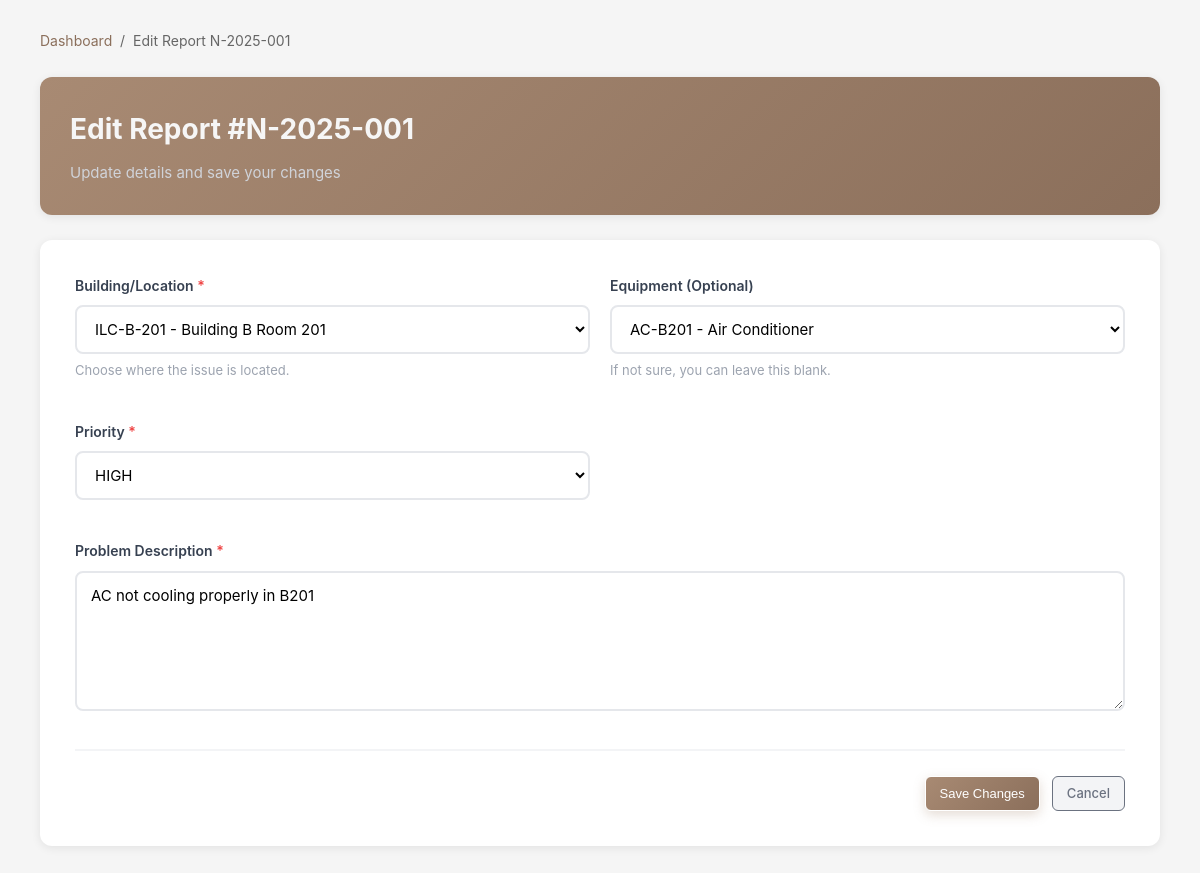
/edit_report.php?id=1 (signed in), run on the app's committed database.
### tables this page shows
CREATE TABLE `notification` (
  `notification_id` int(11) NOT NULL AUTO_INCREMENT,
  `notif_no` varchar(50) NOT NULL,
  `reported_at` datetime NOT NULL DEFAULT current_timestamp(),
  `status` enum('NEW','SCREENED','APPROVED','REJECTED','CLOSED') NOT NULL DEFAULT 'NEW',
  `priority` enum('LOW','MEDIUM','HIGH','URGENT') NOT NULL DEFAULT 'MEDIUM',
  `description` varchar(500) DEFAULT NULL,
  `reporter_name` varchar(120) DEFAULT NULL,
  `reporter_email` varchar(150) DEFAULT NULL,
  `equipment_id` int(11) DEFAULT NULL,
  `floc_id` int(11) DEFAULT NULL,
  `created_by_user_id` int(11) DEFAULT NULL,
  PRIMARY KEY (`notification_id`),
  UNIQUE KEY `uq_notif_no` (`notif_no`),
  KEY `fk_notif_equipment` (`equipment_id`),
  KEY `fk_notif_floc` (`floc_id`),
  KEY `fk_notif_creator_user` (`created_by_user_id`),
  KEY `idx_notification_status` (`status`),
  KEY `idx_notification_priority` (`priority`),
  CONSTRAINT `fk_notif_creator_user` FOREIGN KEY (`created_by_user_id`) REFERENCES `users` (`user_id`) ON DELETE SET NULL ON UPDATE CASCADE,
  CONSTRAINT `fk_notif_equipment` FOREIGN KEY (`equipment_id`) REFERENCES `equipment` (`equipment_id`) ON DELETE SET NULL ON UPDATE CASCADE,
  CONSTRAINT `fk_notif_floc` FOREIGN KEY (`floc_id`) REFERENCES `functional_location` (`floc_id`) ON DELETE SET NULL ON UPDATE CASCADE
);

CREATE TABLE `functional_location` (
  `floc_id` int(11) NOT NULL AUTO_INCREMENT,
  `floc_code` varchar(50) NOT NULL,
  `floc_name` varchar(100) NOT NULL,
  `parent_floc_id` int(11) DEFAULT NULL,
  `description` varchar(255) DEFAULT NULL,
  `is_active` tinyint(1) NOT NULL DEFAULT 1,
  `created_at` datetime NOT NULL DEFAULT current_timestamp(),
  `updated_at` datetime NOT NULL DEFAULT current_timestamp() ON UPDATE current_timestamp(),
  PRIMARY KEY (`floc_id`),
  UNIQUE KEY `uq_floc_code` (`floc_code`),
  KEY `fk_floc_parent` (`parent_floc_id`),
  CONSTRAINT `fk_floc_parent` FOREIGN KEY (`parent_floc_id`) REFERENCES `functional_location` (`floc_id`) ON DELETE SET NULL ON UPDATE CASCADE
);

CREATE TABLE `equipment` (
  `equipment_id` int(11) NOT NULL AUTO_INCREMENT,
  `equipment_code` varchar(50) NOT NULL,
  `equipment_name` varchar(150) NOT NULL,
  `floc_id` int(11) DEFAULT NULL,
  `work_center_id` int(11) DEFAULT NULL,
  `vendor_id` int(11) DEFAULT NULL,
  `serial_no` varchar(100) DEFAULT NULL,
  `model_no` varchar(100) DEFAULT NULL,
  `install_date` date DEFAULT NULL,
  `criticality` enum('LOW','MEDIUM','HIGH') NOT NULL DEFAULT 'LOW',
  `status` enum('ACTIVE','INACTIVE','RETIRED') NOT NULL DEFAULT 'ACTIVE',
  PRIMARY KEY (`equipment_id`),
  UNIQUE KEY `uq_equipment_code` (`equipment_code`),
  KEY `fk_equipment_floc` (`floc_id`),
  KEY `fk_equipment_wc` (`work_center_id`),
  KEY `fk_equipment_vendor` (`vendor_id`),
  CONSTRAINT `fk_equipment_floc` FOREIGN KEY (`floc_id`) REFERENCES `functional_location` (`floc_id`) ON DELETE SET NULL ON UPDATE CASCADE,
  CONSTRAINT `fk_equipment_vendor` FOREIGN KEY (`vendor_id`) REFERENCES `vendor` (`vendor_id`) ON DELETE SET NULL ON UPDATE CASCADE,
  CONSTRAINT `fk_equipment_wc` FOREIGN KEY (`work_center_id`) REFERENCES `work_center` (`work_center_id`) ON DELETE SET NULL ON UPDATE CASCADE
);

### edit_report.php (the view, shortened to what this page needs)
<?php
$host='localhost'; $dbname='cmms'; $username='root'; $password='';
$id = (int)($_GET['id'] ?? 0);
$no = trim((string)($_GET['no'] ?? ''));
try {
  $pdo = new PDO(
    "mysql:host=$host;dbname=$dbname;charset=utf8mb4",
    $username,$password,[PDO::ATTR_ERRMODE=>PDO::ERRMODE_EXCEPTION, PDO::ATTR_DEFAULT_FETCH_MODE=>PDO::FETCH_ASSOC]
  );
  $where = ''; $params = [];
  if ($id > 0) {
    $where = "n.notification_id = ? AND n.created_by_user_id = ?";
    $params = [$id, $_SESSION['user_id']];
  } elseif ($no !== '') {
    $where = "n.notif_no = ? AND n.created_by_user_id = ?";
    $params = [$no, $_SESSION['user_id']];
  } else {
    header('Location: user_dashboard.php?err=Missing%20report%20identifier');
    exit();
  }
  $q = $pdo->prepare("
    SELECT
      n.notification_id, n.notif_no, n.priority, n.description,
      n.floc_id, n.equipment_id
    FROM notification n
    WHERE $where
    LIMIT 1
  ");
  $q->execute($params);
  $n = $q->fetch();
  $locs = $pdo->query("
    SELECT floc_id, floc_code, floc_name
    FROM functional_location
    WHERE is_active = 1
    ORDER BY floc_name
  ")->fetchAll();
  $equip = [];
  if (!empty($n['floc_id'])) {
    $eq = $pdo->prepare("
      SELECT equipment_id, equipment_code, equipment_name
      FROM equipment
      WHERE floc_id = ? AND status = 'ACTIVE'
      ORDER BY equipment_name
    ");
    $eq->execute([$n['floc_id']]);
    $equip = $eq->fetchAll();
  }
} catch (PDOException $e) {
  die('DB error: '.$e->getMessage());
}
function e($v){ return htmlspecialchars((string)$v, ENT_QUOTES, 'UTF-8'); }
?>
<!doctype html>
<html lang="en">
<head>
  <link rel="stylesheet" href="style.css">
</head>
<body>
  <div class="container">
    <div class="breadcrumb">
      <a href="user_dashboard.php">Dashboard</a> &nbsp;/&nbsp;
      <span>Edit Report <?= e($n['notif_no']) ?></span>
    </div>
    <div class="page-header">
      <h1>Edit Report #<?= e($n['notif_no']) ?></h1>
      <p class="date-time">Update details and save your changes</p>
    </div>
    <div class="form-card">
      <form method="POST" action="">
        <div class="form-row">
          <div class="form-group">
            <label for="floc_id">Building/Location <span class="required">*</span></label>
            <select id="floc_id" name="floc_id" required onchange="loadEquipment(this.value)">
              <?php foreach ($locs as $loc): ?>
                <option value="<?= (int)$loc['floc_id'] ?>" <?= ((int)$n['floc_id'] === (int)$loc['floc_id']) ? 'selected' : '' ?>>
                  <?= e($loc['floc_code'].' - '.$loc['floc_name']) ?>
                </option>
              <?php endforeach; ?>
            </select>
            <span class="help-text">Choose where the issue is located.</span>
          </div>
          <div class="form-group">
            <label for="equipment_id">Equipment (Optional)</label>
            <select id="equipment_id" name="equipment_id">
              <?php foreach ($equip as $eq): ?>
                <option value="<?= (int)$eq['equipment_id'] ?>" <?= ((int)$n['equipment_id'] === (int)$eq['equipment_id']) ? 'selected' : '' ?>>
                  <?= e(($eq['equipment_code'] ? $eq['equipment_code'].' - ' : '').$eq['equipment_name']) ?>
                </option>
              <?php endforeach; ?>
            </select>
            <span class="help-text">If not sure, you can leave this blank.</span>
          </div>
        </div>
        <div class="form-row">
          <div class="form-group">
            <label for="priority">Priority <span class="required">*</span></label>
            <select id="priority" name="priority" required>
              <?php foreach (['LOW','MEDIUM','HIGH','URGENT'] as $p): ?>
                <option value="<?= $p ?>" <?= (strtoupper((string)$n['priority']) === $p ? 'selected' : '') ?>><?= $p ?></option>
              <?php endforeach; ?>
            </select>
          </div>
          <div class="form-group"></div>
        </div>
        <div class="form-group full-width">
          <label for="description">Problem Description <span class="required">*</span></label>
          <textarea id="description" name="description" rows="5" required><?= e($n['description']) ?></textarea>
        </div>
        <div class="form-actions">
          <button class="btn btn-primary" type="submit">Save Changes</button>
          <a class="btn btn-secondary" href="user_dashboard.php">Cancel</a>
        </div>
      </form>
    </div>
  </div>
</body>
</html>

### style.css (style rules this page uses)
* { margin: 0; padding: 0; box-sizing: border-box; }
body { font-family: -apple-system, BlinkMacSystemFont, "Segoe UI", Roboto, Arial, sans-serif; background-color: #f5f5f5; color: #333; line-height: 1.6; }
.container { padding: 30px 40px; max-width: 1400px; margin: 0 auto; }
.report-new-btn, .btn-primary { background: linear-gradient(135deg, #A88A73 0%, #8B6F5B 100%); color: white; padding: 14px 28px; border-radius: 10px; text-decoration: none; font-size: 15px; font-weight: 600; display: inline-flex; align-items: center; gap: 8px; transition: all 0.3s; border: none; cursor: pointer; box-shadow: 0 4px 12px rgba(168, 138, 115, 0.3); }
.btn-secondary { background: #f3f4f6; color: #6b7280; border: 2px solid #e5e7eb; padding: 13px 28px; border-radius: 10px; font-size: 15px; font-weight: 600; cursor: pointer; text-decoration: none; transition: all 0.3s; display: inline-block; }
.btn { padding: 6px 14px; border-radius: 6px; font-size: 13px; font-weight: 500; border: 1px solid; cursor: pointer; text-decoration: none; transition: all 0.3s; display: inline-block; }
.date-time { color: #6b7280; font-size: 13px; }
.breadcrumb { margin-bottom: 25px; font-size: 14px; color: #666; }
.breadcrumb a { color: #8B6F5B; text-decoration: none; transition: color 0.3s; }
.page-header { background: linear-gradient(135deg, #A88A73 0%, #8B6F5B 100%); color:white; padding: 30px; border-radius: 12px; box-shadow: 0 2px 10px rgba(0,0,0,.08); margin-bottom: 25px; }
.page-header h1 { font-size: 28px; color: #f6f6f6; margin-bottom: 10px; display: flex; align-items: center; gap: 10px; }
.page-header p { color: #d0d3d9; font-size: 15px; line-height: 1.5; }
.form-card { background: #fff; padding: 35px; border-radius: 12px; box-shadow: 0 2px 10px rgba(0,0,0,.08); }
.form-row { display: grid; grid-template-columns: 1fr 1fr; gap: 20px; margin-bottom: 20px; }
.form-group { margin-bottom: 20px; }
.form-group.full-width { grid-column: 1 / -1; }
.form-group label { display: block; color: #374151; font-weight: 600; margin-bottom: 8px; font-size: 14px; }
.required { color: #ef4444; }
.form-group input, .form-group select, .form-group textarea { width: 100%; padding: 12px 14px; border: 2px solid #e5e7eb; border-radius: 8px; font-size: 15px; font-family: inherit; transition: all 0.3s; background: #fff; }
.form-group textarea { resize: vertical; min-height: 120px; line-height: 1.5; }
.help-text { font-size: 13px; color: #9ca3af; margin-top: 6px; display: block; }
.form-actions { display: flex; gap: 12px; justify-content: flex-end; margin-top: 30px; padding-top: 25px; border-top: 2px solid #f3f4f6; }

### data on the page
notification: notif_no "N-2025-001", floc_id "ILC-B-201 - Building B Room 201", equipment_id "AC-B201 - Air Conditioner", priority "HIGH", description "AC not cooling properly in B201"
